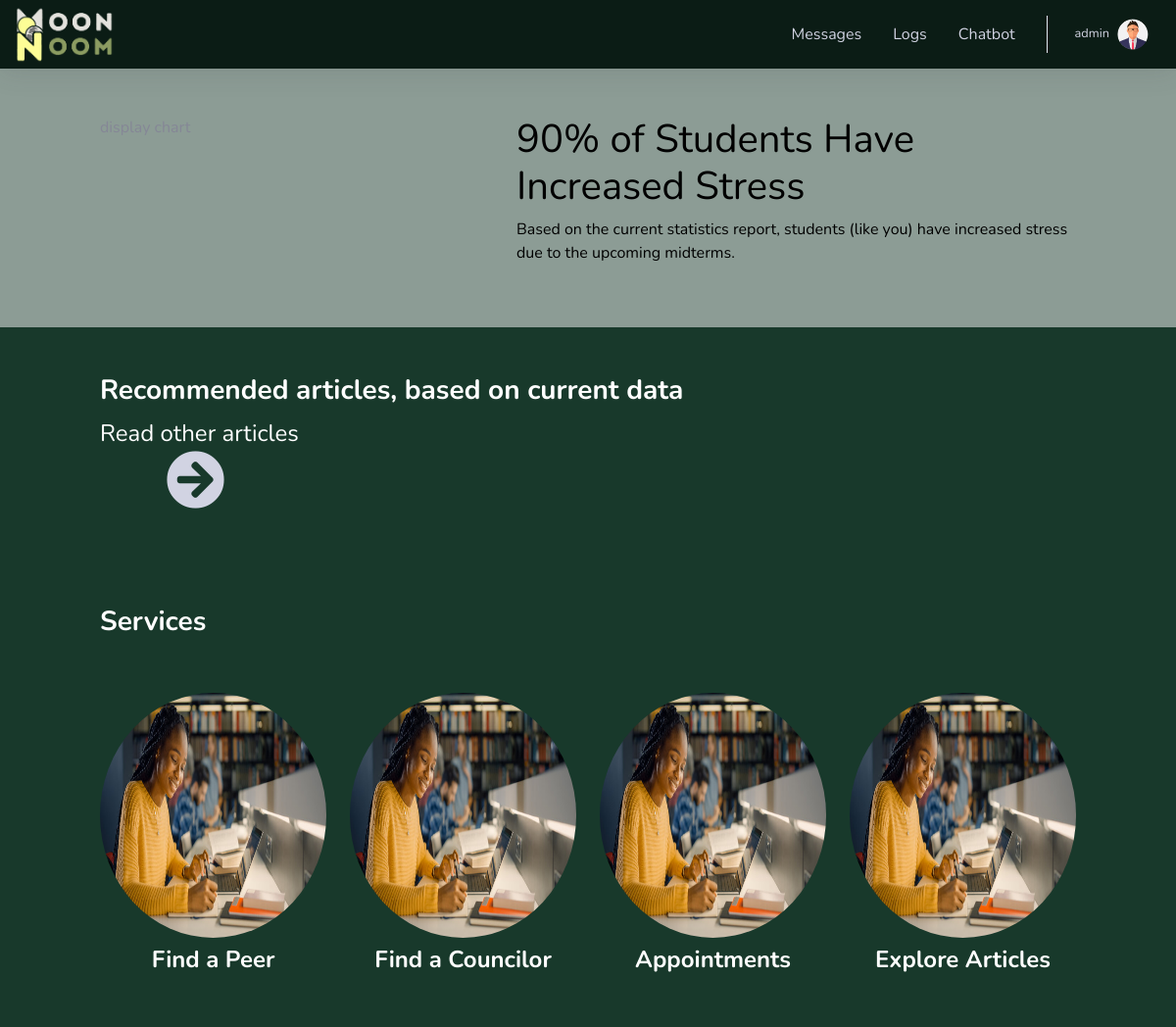
The page /student/index.php (signed in, upper part) on the database as committed earlier.
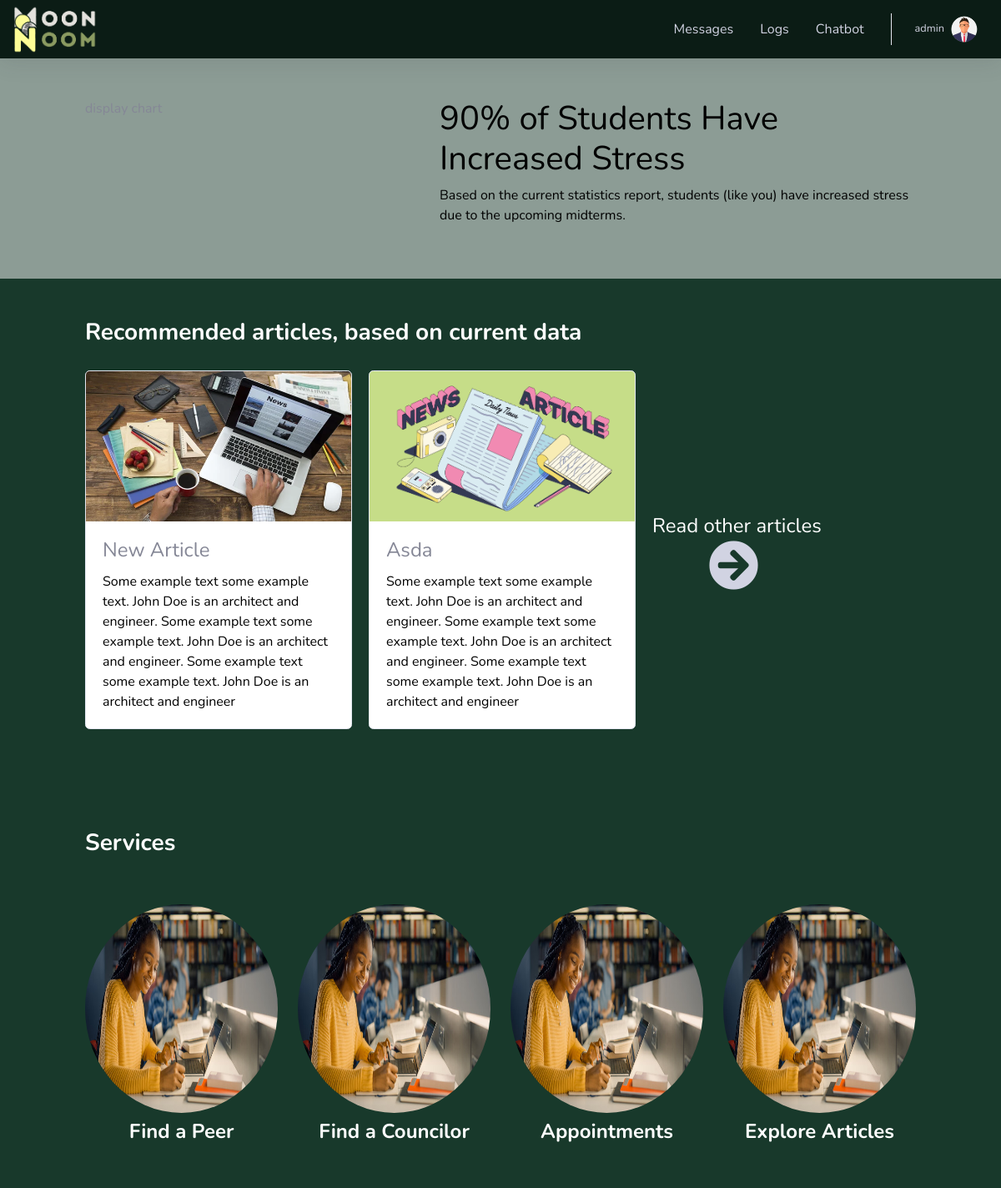
The same page on the database as committed later.
### tables this page shows
CREATE TABLE `articles` (
  `id` int(11) NOT NULL,
  `user_id` int(11) NOT NULL,
  `article` varchar(255) NOT NULL,
  `content` text NOT NULL,
  `attachment` varchar(255) NOT NULL,
  `created_at` datetime NOT NULL,
  `updated_at` datetime NOT NULL
);

### classes.php (called while the page is built, shortened)
<?php
class Articles {
	public $table_name = "articles";
	public function getArticles() {
		$database = new Database();
    	$query = "SELECT `".$this->table_name."`.* FROM `".$this->table_name."` ORDER BY id DESC";
	    $result = $database->emteDirectQuery($query, 'select');
	    return $result;
	}
}
?>

### database.php (called while the page is built, shortened)
 <?php
class Database
{
    protected $_conn;
    public function open(){
        $conn = mysqli_connect(HOST, DB_USERNAME, DB_PASSWORD, DB_NAME);
        $this->_conn = $conn;
    }
    public function emteDirectQuery($sql ='', $type='select'){
        $status = null;
        $result = mysqli_query($this->_conn, $sql);
        switch ($type) {
            case 'select':
                if (mysqli_num_rows($result) > 0) {
                    while($row = mysqli_fetch_assoc($result)) {
                        $status[] = $row;
                    }
                }
                break;
        }
        return $status;
    }
}
?>

### student/index.php (the view, shortened to what the changed rows need)
<?php
require_once('../database.php');
require_once('../classes.php');
$article = new Articles();
$articles = $article->getArticles();
include 'inc/header.php';
?>
    <div id="wrapper">
        <div id="content-wrapper" class="d-flex flex-column">
            <div id="content">
                <div class="container">
                    <div class="row p-5">
                        <div class="col-lg-7 col-md-7 col-sm-7 col-xs-12">
                             <h1 class="text-dark">90% of Students Have Increased Stress</h1>
                        </div>
                    </div>
                </div>
                <div class="bg-secondary">
                    <div class="container">
                        <div class="row p-5 bg-secondary">
                            <?php if($articles):
                                    $counter = 1;
                                    foreach($articles as $article):
                            ?>
                            <div class="col-lg-4 col-md-4 col-sm-4">
                                <div class="card" style="width:20rem;margin:20px 0 24px 0">
                                  <img class="card-img-top" height="180" src="<?php echo base_url.$article['attachment']; ?>" alt="image" style="width:100%">
                                  <div class="card-body">
                                    <h4 class="card-title"><?php echo ucfirst($article['article']); ?></h4>
                                    <p class="card-text text-dark"><?php echo $article['content']; ?></p>
                                  </div>
                                </div>
                            </div>
                            <?php if($counter == 2){break;} $counter++; endforeach; endif; ?>
                        </div>
                    </div>
                </div>
            </div>
        </div>
    </div>
<?php include 'inc/footer.php'; ?>

Rows that differ between the two databases and show on the page:
added articles: attachment (picture), article "New Article", content "Some example text some example text. John Doe is an architect and engineer. Some example text some example text. John Doe is an architect and engineer. Some example text some example text. John Doe is an architect and engineer"
added articles: attachment (picture), article "Asda", content "Some example text some example text. John Doe is an architect and engineer. Some example text some example text. John Doe is an architect and engineer. Some example text some example text. John Doe is an architect and engineer"
